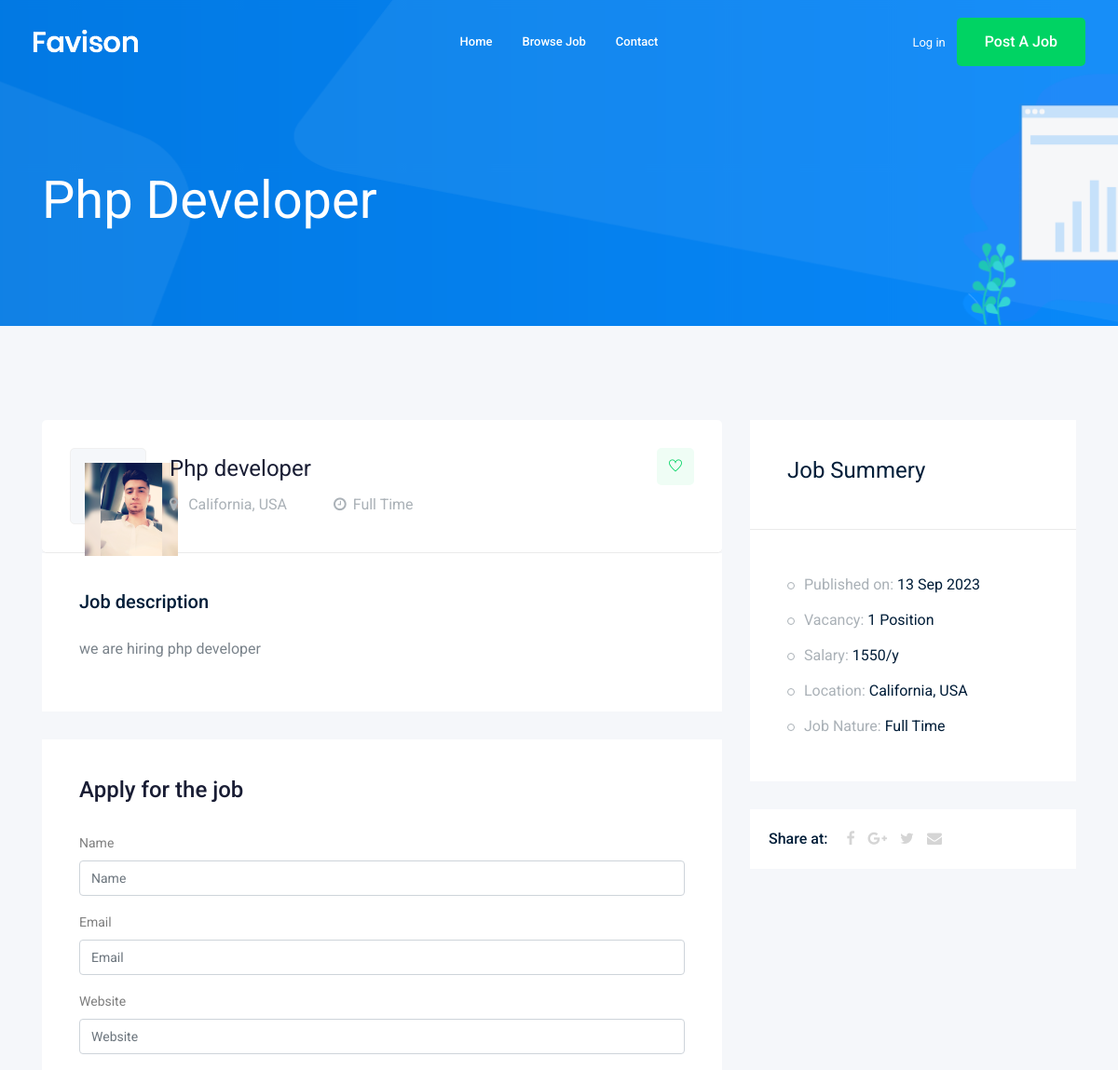
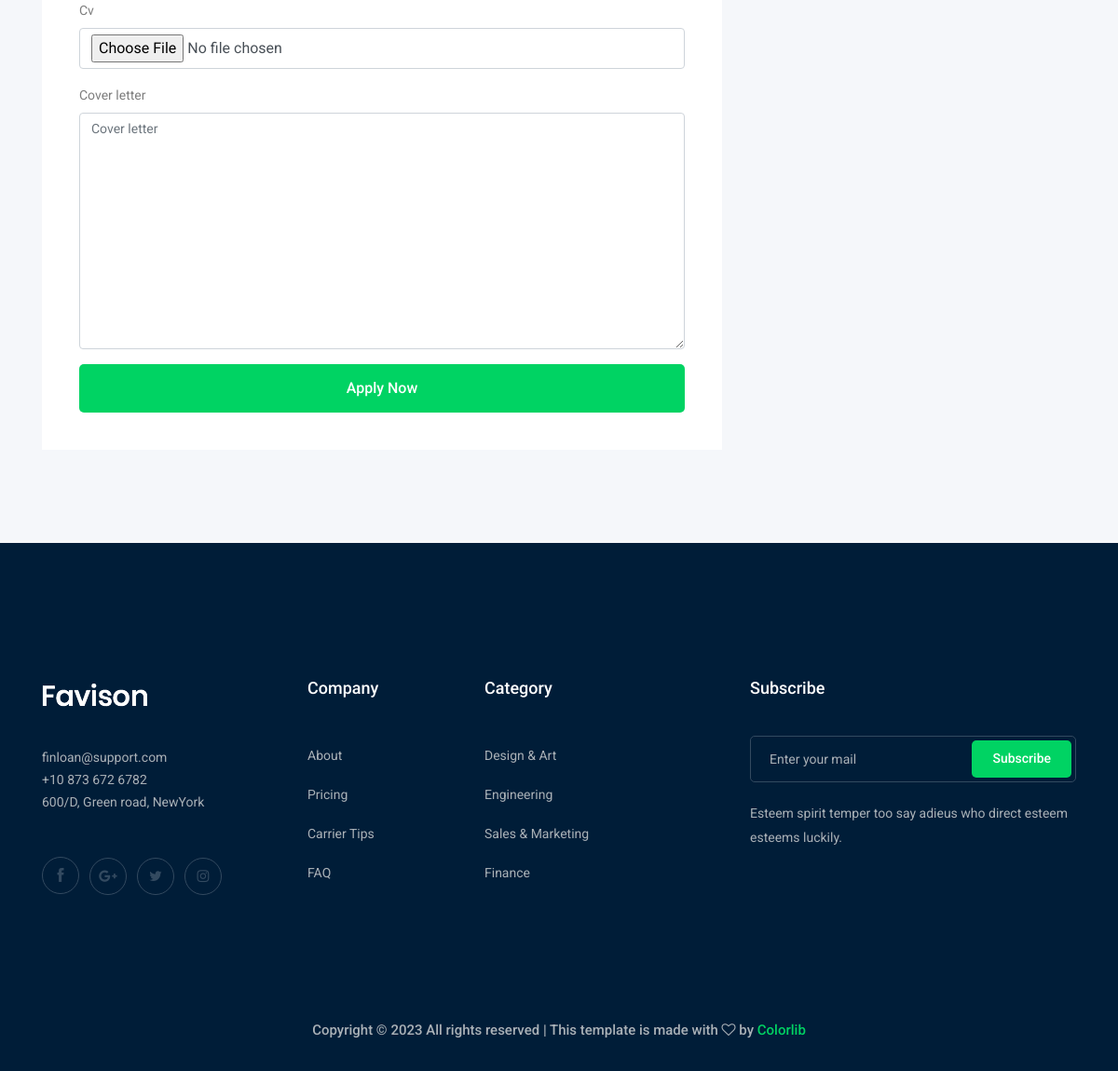
The page /jobs/php-developer1 on the database its author committed (2 pictures, top to bottom).
### job/models.py (models this page shows, shortened)
class Job(models.Model):
    owner = models.ForeignKey(
        User, related_name='job_owner', on_delete=models.CASCADE)
    title = models.CharField(max_length=100)
    job_type = models.CharField(max_length=100, choices=JOB_TYPE)
    description = models.TextField(null=True, max_length=1000, blank=True)
    publish_at = models.DateTimeField(auto_now=True)
    vacancy = models.IntegerField(default=1)
    salary = models.IntegerField(default=0)
    experience = models.IntegerField(default=1)
    cetegory = models.ForeignKey(
        Cetegory, on_delete=models.CASCADE, default=1)
    image = models.ImageField(upload_to=imageUpload, null=True)
    slug = models.SlugField(null=True, blank=True)

### job/views.py (the view)
# urls.py: path('<str:slug>', jobDetails, name='job_detail'),
def jobDetails(request, slug):
    job_detail = Job.objects.get(slug=slug)
    if request.method == 'POST':
        form = ApplyForm(request.POST, request.FILES)
        if form.is_valid():
            my_form = form.save(commit=False)
            my_form.job = job_detail
            my_form.save()
    else:
        form = ApplyForm()
    context = {'job': job_detail, 'form': form}
    return render(request, 'job/job_detail.html', context)

### job/form.py
class ApplyForm(forms.ModelForm):
    class Meta:
        model = Apply
        fields = ['name', 'email', 'website', 'cv', 'cover_letter']

### job/templates/job/job_detail.html (shortened to what this page needs)
{% extends "main.html" %}
{% load bootstrap4 %}
{% block body %}
<div class="bradcam_area bradcam_bg_1">
    <div class="container">
        <div class="row">
            <div class="col-xl-12">
                <div class="bradcam_text">
                    <h3>{{job.title}}</h3>
                </div>
            </div>
        </div>
    </div>
</div>
<div class="job_details_area">
    <div class="container">
        <div class="row">
            <div class="col-lg-8">
                <div class="job_details_header">
                    <div class="single_jobs white-bg d-flex justify-content-between">
                        <div class="jobs_left d-flex align-items-center">
                            <div class="thumb">
                                <img src="{{job.image.url}}" alt="" width="100px" height="100px">
                            </div>
                            <div class="jobs_conetent">
                                <a href="#">
                                    <h4>{{job.title}}</h4>
                                </a>
                                <div class="links_locat d-flex align-items-center">
                                    <div class="location">
                                        <p> <i class="fa fa-map-marker"></i> California, USA</p>
                                    </div>
                                    <div class="location">
                                        <p> <i class="fa fa-clock-o"></i>{{job.job_type}}</p>
                                    </div>
                                </div>
                            </div>
                        </div>
                        <div class="jobs_right">
                            <div class="apply_now">
                                <a class="heart_mark" href="#"> <i class="ti-heart"></i> </a>
                            </div>
                        </div>
                    </div>
                </div>
                <div class="descript_wrap white-bg">
                    <div class="single_wrap">
                        <h4>Job description</h4>
                        <p>{{job.description}}</p>
                    </div>
                </div>
                <div class="apply_job_form white-bg">
                    <h4>Apply for the job</h4>
                    <form method="post" enctype="multipart/form-data">
                        {% bootstrap_form form %}
                        {% buttons %}
                        <button class="boxed-btn3 w-100" type="submit">Apply Now</button>
                        {% endbuttons %}
                    </form>
                </div>
            </div>
            <div class="col-lg-4">
                <div class="job_sumary">
                    <div class="summery_header">
                        <h3>Job Summery</h3>
                    </div>
                    <div class="job_content">
                        <ul>
                            <li>Published on: <span>{{job.publish_at|date:'d M o'}}</span></li>
                            <li>Vacancy: <span>{{job.vacancy}} Position</span></li>
                            <li>Salary: <span>{{job.salary}}/y</span></li>
                            <li>Location: <span>California, USA</span></li>
                            <li>Job Nature: <span> {{job.job_type}}</span></li>
                        </ul>
                    </div>
                </div>
                <div class="share_wrap d-flex">
                    <span>Share at:</span>
                    <ul>
                        <li><a href="#"> <i class="fa fa-facebook"></i></a> </li>
                        <li><a href="#"> <i class="fa fa-google-plus"></i></a> </li>
                        <li><a href="#"> <i class="fa fa-twitter"></i></a> </li>
                        <li><a href="#"> <i class="fa fa-envelope"></i></a> </li>
                    </ul>
                </div>
                <div class="job_location_wrap">
                    <div class="job_lok_inner">
                        <div id="map" style="height: 200px;"></div>
                    </div>
                </div>
            </div>
        </div>
    </div>
</div>
{% endblock body %}

### rows shown on the page
Job: title "Php Developer", image (picture), title "Php developer", job_type "Full Time", description "we are hiring php developer", publish_at "13 Sep 2023", vacancy "1", salary "1550"
